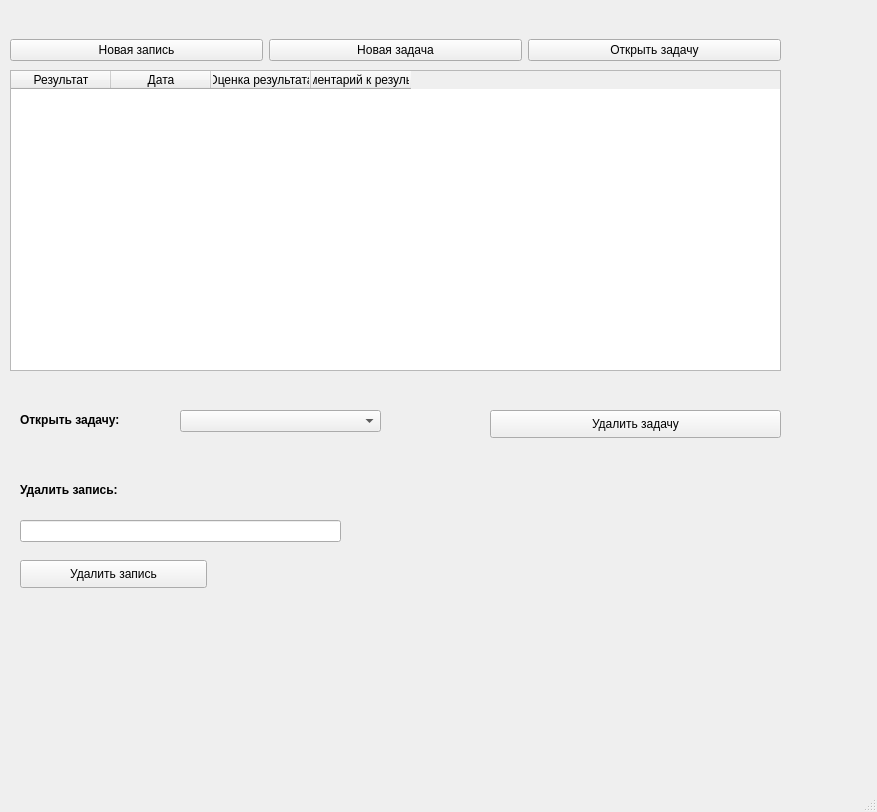
<?xml version="1.0" encoding="UTF-8"?>
<ui version="4.0">
 <class>MainWindow</class>
 <widget class="QMainWindow" name="MainWindow">
  <property name="geometry">
   <rect>
    <x>0</x>
    <y>0</y>
    <width>877</width>
    <height>812</height>
   </rect>
  </property>
  <property name="windowTitle">
   <string>MainWindow</string>
  </property>
  <widget class="QWidget" name="centralwidget">
   <widget class="QTableWidget" name="table">
    <property name="geometry">
     <rect>
      <x>10</x>
      <y>70</y>
      <width>771</width>
      <height>301</height>
     </rect>
    </property>
    <column>
     <property name="text">
      <string>Результат</string>
     </property>
    </column>
    <column>
     <property name="text">
      <string>Дата</string>
     </property>
    </column>
    <column>
     <property name="text">
      <string>Оценка результата</string>
     </property>
    </column>
    <column>
     <property name="text">
      <string>Комментарий к результату</string>
     </property>
    </column>
   </widget>
   <widget class="QWidget" name="horizontalLayoutWidget">
    <property name="geometry">
     <rect>
      <x>10</x>
      <y>10</y>
      <width>771</width>
      <height>80</height>
     </rect>
    </property>
    <layout class="QHBoxLayout" name="horizontalLayout_2">
     <item>
      <widget class="QPushButton" name="new_entry_2">
       <property name="text">
        <string>Новая запись</string>
       </property>
      </widget>
     </item>
     <item>
      <widget class="QPushButton" name="new_task_2">
       <property name="text">
        <string>Новая задача</string>
       </property>
      </widget>
     </item>
     <item>
      <widget class="QPushButton" name="open_task_2">
       <property name="text">
        <string>Открыть задачу</string>
       </property>
      </widget>
     </item>
    </layout>
   </widget>
   <widget class="QLabel" name="label">
    <property name="geometry">
     <rect>
      <x>20</x>
      <y>400</y>
      <width>141</width>
      <height>41</height>
     </rect>
    </property>
    <property name="text">
     <string>&lt;html&gt;&lt;head/&gt;&lt;body&gt;&lt;p&gt;&lt;span style=&quot; font-size:9pt; font-weight:600;&quot;&gt;Открыть задачу:&lt;/span&gt;&lt;/p&gt;&lt;/body&gt;&lt;/html&gt;</string>
    </property>
   </widget>
   <widget class="QComboBox" name="comboBox">
    <property name="geometry">
     <rect>
      <x>180</x>
      <y>410</y>
      <width>201</width>
      <height>22</height>
     </rect>
    </property>
   </widget>
   <widget class="QPushButton" name="byn_delete_entry">
    <property name="geometry">
     <rect>
      <x>20</x>
      <y>560</y>
      <width>187</width>
      <height>28</height>
     </rect>
    </property>
    <property name="text">
     <string>Удалить запись</string>
    </property>
   </widget>
   <widget class="QLabel" name="title_delete_entry">
    <property name="geometry">
     <rect>
      <x>20</x>
      <y>480</y>
      <width>141</width>
      <height>21</height>
     </rect>
    </property>
    <property name="text">
     <string>&lt;html&gt;&lt;head/&gt;&lt;body&gt;&lt;p&gt;&lt;span style=&quot; font-size:9pt; font-weight:600;&quot;&gt;Удалить запись:&lt;/span&gt;&lt;/p&gt;&lt;/body&gt;&lt;/html&gt;</string>
    </property>
   </widget>
   <widget class="QLineEdit" name="delete_row_of_entry">
    <property name="geometry">
     <rect>
      <x>20</x>
      <y>520</y>
      <width>321</width>
      <height>22</height>
     </rect>
    </property>
   </widget>
   <widget class="QPushButton" name="btn_delete_task">
    <property name="geometry">
     <rect>
      <x>490</x>
      <y>410</y>
      <width>291</width>
      <height>28</height>
     </rect>
    </property>
    <property name="text">
     <string>Удалить задачу</string>
    </property>
   </widget>
  </widget>
  <widget class="QMenuBar" name="menubar">
   <property name="geometry">
    <rect>
     <x>0</x>
     <y>0</y>
     <width>877</width>
     <height>26</height>
    </rect>
   </property>
  </widget>
  <widget class="QStatusBar" name="statusbar"/>
 </widget>
 <resources/>
 <connections/>
</ui>
